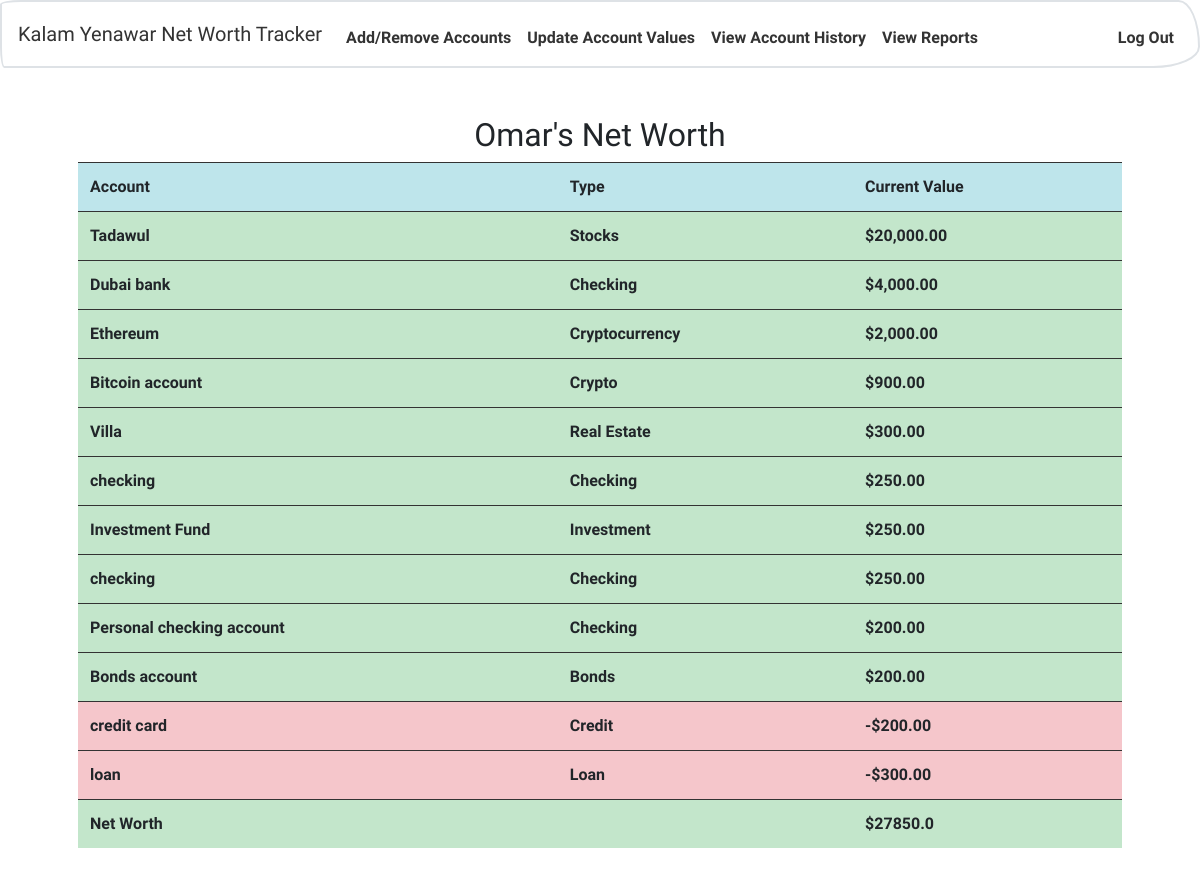
Page / (signed in) on the committed database.
### tables this page shows
CREATE TABLE 'users' ('id' INTEGER PRIMARY KEY AUTOINCREMENT NOT NULL, 'username' TEXT NOT NULL, 'hash' TEXT NOT NULL, 'realname' varchar(20));

CREATE TABLE 'accounts' ('id' integer PRIMARY KEY AUTOINCREMENT NOT NULL, 'name' varchar(20) NOT NULL, 'userid' integer NOT NULL, 'value' real, 'type' varchar(20) NOT NULL);

### application.py (the view)
@app.route("/")
@login_required
def index():
    user_id = session['user_id']
    accounts = db.execute("SELECT * FROM accounts WHERE userid = :user_id ORDER BY value DESC", user_id=user_id)
    user = db.execute("SELECT * FROM users WHERE id = :user_id", user_id=user_id)
    total = 0
    for row in accounts:
        total += row['value']
    return render_template("index.html", accounts=accounts, user=user, total=total)

### application.py (called while the page is built)
@app.after_request
def after_request(response):
    response.headers["Cache-Control"] = "no-cache, no-store, must-revalidate"
    response.headers["Expires"] = 0
    response.headers["Pragma"] = "no-cache"
    return response

### helpers.py (called while the page is built)
def login_required(f):
    @wraps(f)
    def decorated_function(*args, **kwargs):
        if session.get("user_id") is None:
            return redirect("/login")
        return f(*args, **kwargs)
    return decorated_function

### templates/index.html (shortened to what this page needs)
{% extends "layout.html" %}
{% block main %}
    {% if user[0]['realname'] == NULL %}
        <h2>{{ user[0]['username'] }}'s Net Worth</h2>
    {% else %}
        <h2>{{ user[0]['realname'] }}'s Net Worth</h2>
    {% endif %}
    <table class="table table-hover">
        <tr class="table-info">
            <th>Account</th>
            <th>Type</th>
            <th>Current Value</th>
        </tr>
        {% for row in accounts %}
        {% if row['value'] < 0 %}
        <tr class="table-danger">
        {% else %}
        <tr class="table-success">
        {% endif %}
            <td>{{ row['name'] }}</td>
            <td>{{ row['type'] }}</td>
            {% if row['value'] < 0 %}
            <td>-${{ "{:,.2f}".format(row['value'] * -1) }}</td>
            {% else %}
            <td>${{ "{:,.2f}".format(row['value']) }}</td>
            {% endif %}
        </tr>
        {% endfor %}
        {% if total > 0 %}
        <tr class="table-success">
            <td>Net Worth</td>
            <td></td>
            <td>${{ total }}</td>
        </tr>
        {% else %}
        <tr class="table-danger">
            <td>Net Worth</td>
            <td></td>
            <td>-${{ "{:,.2f}".format(total * -1)}}</td>
        </tr>
        {% endif %}
    </table>
{% endblock %}

### templates/layout.html (shortened to what this page needs)
<!DOCTYPE html>
<html lang="en">
    <head>
        <link href="/static/styles.css" rel="stylesheet"/>
    </head>
    <body>
        <nav class="navbar navbar-expand-md navbar-light bg-light border">
            <a class="navbar-brand" href="/">Kalam Yenawar Net Worth Tracker</a>
            <div class="collapse navbar-collapse" id="navbar">
                {% if session.user_id %}
                    <ul class="navbar-nav mr-auto mt-2">
                        <li class="nav-item"><a class="nav-link" href="/accounts">Add/Remove Accounts</a></li>
                        <li class="nav-item"><a class="nav-link" href="/update">Update Account Values</a></li>
                        <li class="nav-item"><a class="nav-link" href="/history">View Account History</a></li>
                        <li class="nav-item"><a class="nav-link" href="/reports">View Reports</a></li>
                    </ul>
                    <ul class="navbar-nav ml-auto mt-2">
                        <li class="nav-item"><a class="nav-link" href="/logout">Log Out</a></li>
                    </ul>
                {% else %}
                    <ul class="navbar-nav ml-auto mt-2">
                        <li class="nav-item"><a class="nav-link" href="/register">Register</a></li>
                        <li class="nav-item"><a class="nav-link" href="/login">Log In</a></li>
                    </ul>
                {% endif %}
            </div>
        </nav>
        <main class="container p-5">
            {% block main %}{% endblock %}
        </main>
    </body>
</html>

### rows in the picture
users: realname "Omar"
accounts: name "Tadawul", type "Stocks", value "20,000.00"
accounts: name "Dubai bank", type "Checking", value "4,000.00"
accounts: name "Ethereum", type "Cryptocurrency", value "2,000.00"
accounts: name "Bitcoin account", type "Crypto", value "900.00"
accounts: name "Villa", type "Real Estate", value "300.00"
accounts: name "checking", type "Checking", value "250.00"
accounts: name "Investment Fund", type "Investment", value "250.00"
accounts: name "checking", type "Checking", value "250.00"
accounts: name "Personal checking account", type "Checking", value "200.00"
accounts: name "Bonds account", type "Bonds", value "200.00"
accounts: name "credit card", type "Credit", value "200.00"
accounts: name "loan", type "Loan", value "300.00"

### other values in the picture
{{ total }} "27850.0"
